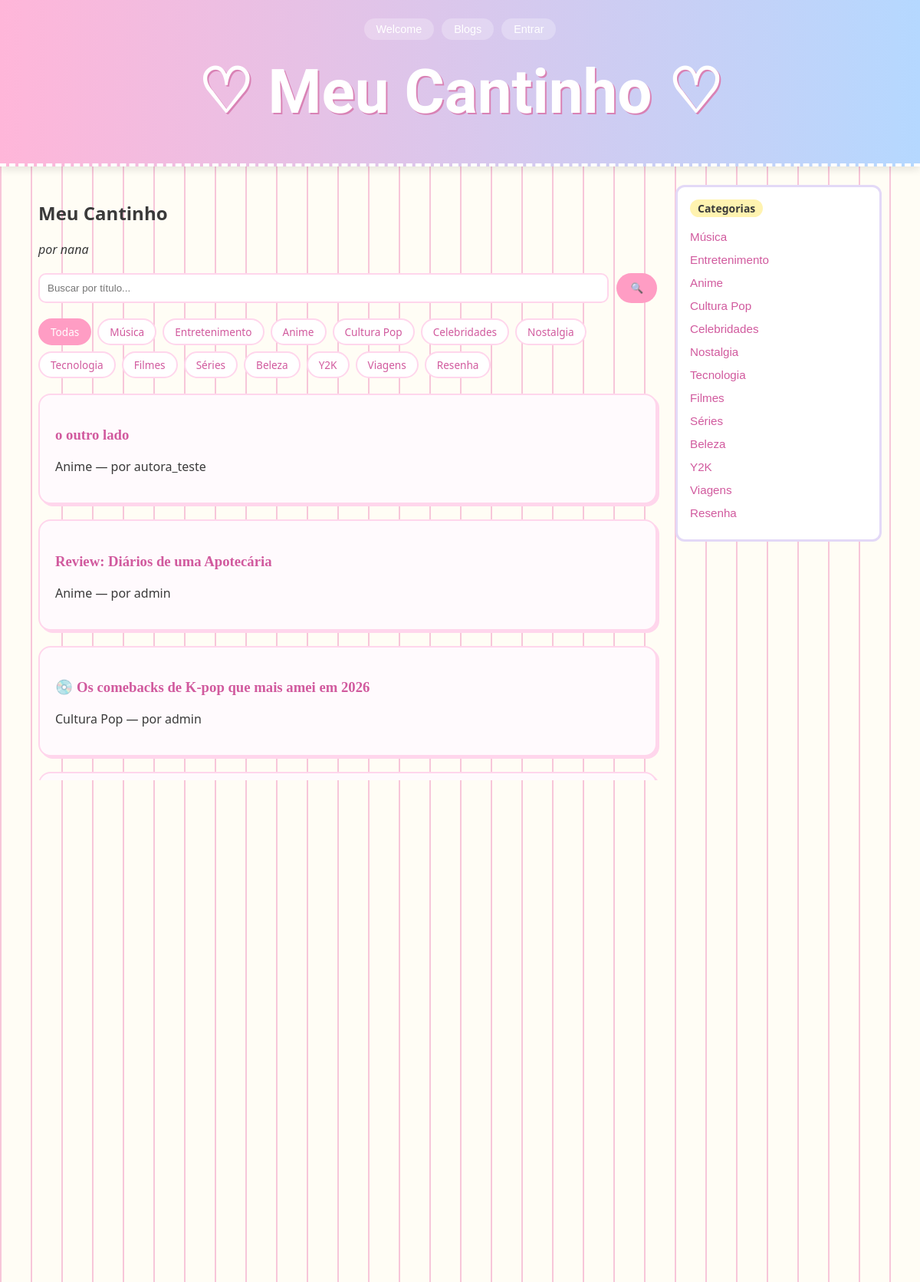
Page /blogs/meu-cantinho/ on the committed database.
### blog/models.py (models this page shows, shortened)
class Blog(models.Model):
    nome = models.CharField(max_length=100)
    slug = models.SlugField(max_length=120, unique=True, blank=True)
    descricao = models.TextField(blank=True)
    dono = models.ForeignKey(User, on_delete=models.CASCADE, related_name='blogs')
    criado_em = models.DateTimeField(auto_now_add=True)

class Categoria(models.Model):
    nome = models.CharField(max_length=100)
    slug = models.SlugField(max_length=120, unique=True, blank=True)

class Post(models.Model):
    class Status(models.TextChoices):
        RASCUNHO = 'RASCUNHO', 'Rascunho'
        EM_REVISAO = 'EM_REVISAO', 'Em revisão'
        PUBLICADO = 'PUBLICADO', 'Publicado'
        ARQUIVADO = 'ARQUIVADO', 'Arquivado'
    titulo = models.CharField(max_length=200)
    slug = models.SlugField(max_length=220, unique=True, blank=True)
    conteudo = models.TextField()
    imagem_capa = models.ImageField(upload_to='capas/', blank=True, null=True)
    autor = models.ForeignKey(User, on_delete=models.CASCADE, related_name='posts')
    blog = models.ForeignKey(Blog, on_delete=models.CASCADE, null=True, related_name='posts')
    categoria = models.ForeignKey(Categoria, on_delete=models.SET_NULL, null=True, related_name='posts')
    tags = models.ManyToManyField(Tag, blank=True, related_name='posts')
    status = models.CharField(max_length=20, choices=Status.choices, default=Status.RASCUNHO)
    criado_em = models.DateTimeField(auto_now_add=True)
    atualizado_em = models.DateTimeField(auto_now=True)

### blog/views.py (the view)
# urls.py: path('blogs/<slug:slug>/', views.detalhe_blog, name='detalhe_blog'),
def detalhe_blog(request, slug):
    blog = get_object_or_404(Blog, slug=slug)
    posts = Post.objects.filter(blog=blog, status=Post.Status.PUBLICADO).order_by('-criado_em')
    query = request.GET.get('q', '')
    categoria_id = request.GET.get('categoria', '')
    if query:
        posts = posts.filter(Q(titulo__icontains=query))
    if categoria_id:
        posts = posts.filter(categoria_id=categoria_id)
    return render(request, 'blog/detalhe_blog.html', {
        'blog': blog,
        'posts': posts,
        'query': query,
        'categoria_selecionada': categoria_id,
        'categorias': Categoria.objects.all(),
    })

### blog/context_processors.py (called while the page is built)
def sidebar_data(request):
    posts_recentes = Post.objects.filter(
        status=Post.Status.PUBLICADO
    ).order_by('-criado_em')[:5]
    posts_mais_comentados = Post.objects.filter(
        status=Post.Status.PUBLICADO
    ).annotate(
        num_comentarios=Count('comentarios')
    ).order_by('-num_comentarios')[:5]
    categorias = Categoria.objects.all()
    total_posts = Post.objects.filter(status=Post.Status.PUBLICADO).count()
    return {
        'sidebar_posts_recentes': posts_recentes,
        'sidebar_posts_comentados': posts_mais_comentados,
        'sidebar_categorias': categorias,
        'sidebar_total_posts': total_posts,
    }

### blog/templates/blog/detalhe_blog.html (shortened to what this page needs)
{% extends 'blog/base.html' %}
{% block content %}
    <h2>{{ blog.nome }}</h2>
    <p><em>por {{ blog.dono.username }}</em></p>
    <form method="get" class="busca-archive">
        <input type="text" name="q" value="{{ query }}" placeholder="Buscar por título...">
        <button type="submit">🔍</button>
    </form>
    <div class="filtro-categorias">
        <a href="{% url 'detalhe_blog' blog.slug %}{% if query %}?q={{ query }}{% endif %}" class="pill {% if not categoria_selecionada %}pill-ativo{% endif %}">Todas</a>
        {% for cat in categorias %}
            <a href="?categoria={{ cat.id }}{% if query %}&q={{ query }}{% endif %}" class="pill {% if categoria_selecionada == cat.id|stringformat:'s' %}pill-ativo{% endif %}">{{ cat.nome }}</a>
        {% endfor %}
    </div>
    {% for post in posts %}
        <article>
            <h3><a href="{% url 'detalhe_post' post.slug %}">{{ post.titulo }}</a></h3>
            <p>{{ post.categoria.nome }} — por {{ post.autor.username }}</p>
        </article>
    {% empty %}
        <p>Nenhum post encontrado neste blog.</p>
    {% endfor %}
{% endblock %}

### blog/templates/blog/base.html (shortened to what this page needs)
<!DOCTYPE html>
<html lang="pt-br">
<head>
    {% load static %}
    <link rel="stylesheet" href="{% static 'blog/style.css' %}">
</head>
<body>
    <header>
        <nav>
            {% if user.is_authenticated %}
                <span class="saudacao">Olá, {{ user.username }}</span>
                <a href="{% url 'welcome' %}">Welcome</a>
                <a href="{% url 'lista_blogs' %}">Blogs</a>
                <a href="{% url 'meus_posts' %}">Meus posts</a>
                <a href="{% url 'revisao' %}">Revisão</a>
                <a href="{% url 'dashboard' %}">Dashboard</a>
                <form method="post" action="{% url 'logout' %}" style="display:inline">
                    {% csrf_token %}
                    <button type="submit" class="btn-sair">Sair</button>
                </form>
            {% else %}
                <a href="{% url 'welcome' %}">Welcome</a>
                <a href="{% url 'lista_blogs' %}">Blogs</a>
                <a href="{% url 'login' %}">Entrar</a>
            {% endif %}
        </nav>
        <h1><a href="{% url 'lista_posts' %}">♡ Meu Cantinho ♡</a></h1>
    </header>
    <main class="layout">
        <div class="conteudo">
            {% block content %}{% endblock %}
        </div>
        <aside class="sidebar">
            <div class="widget">
                <h3>Categorias</h3>
                <ul>
                    {% for cat in sidebar_categorias %}
                        <li><a href="{% url 'posts_por_categoria' cat.id %}">{{ cat.nome }}</a></li>
                    {% endfor %}
                </ul>
            </div>

### blog/static/blog/style.css (style rules this page uses)
body { margin: 0; font-family: 'Quicksand', sans-serif; background: linear-gradient(180deg, #cdeffd 0%, #f9dfe8 50%, #e8d5f7 100%); background-attachment: fixed; color: #4a3b52; }
header { background: linear-gradient(90deg, #ffb6d9, #b5d8ff); padding: 24px; text-align: center; border-bottom: 4px dashed #ffffff; box-shadow: 0 4px 10px rgba(0,0,0,0.1); }
header h1 a { color: #ffffff; text-decoration: none; font-family: "Henny Penny", system-ui; font-size: 5rem; text-shadow: 2px 2px 0 #d982b5; }
main { max-width: 700px; margin: 30px auto; padding: 0 20px; }
article { background: #fffafd; border: 2px solid #ffd6ec; border-radius: 16px; padding: 20px; margin-bottom: 20px; box-shadow: 3px 3px 0 #ffd6ec; }
article h3 a, article h2 { color: #d15a9e; font-family: 'Comic Neue', cursive; }
article h3 a { text-decoration: none; }
form input, form textarea { width: 100%; box-sizing: border-box; padding: 10px; margin-bottom: 10px; border: 2px solid #ffd6ec; border-radius: 10px; font-family: 'Quicksand', sans-serif; }
button { background: #ff9dc4; color: white; border: none; padding: 10px 20px; border-radius: 20px; cursor: pointer; font-weight: bold; }
:root { --cor-fundo: #FFFDF5; --cor-rosa: #F7C6D9; --cor-amarelo: #FFF3B0; --cor-verde: #C9EFC9; --cor-lilas: #E3D9F7; --cor-texto: #3A3A3A; --borda-fofa: 12px; }
body { background-color: var(--cor-fundo); background-image: repeating-linear-gradient( 90deg, var(--cor-rosa) 0px, var(--cor-rosa) 2px, transparent 2px, transparent 40px ); color: var(--cor-texto); font-family: system-ui, sans-serif; margin: 0; }
header h1 { font-family: "Henny Penny", system-ui; }
.layout { display: grid; grid-template-columns: 3fr 1fr; gap: 24px; max-width: 1100px; margin: 0 auto; padding: 24px; }
.widget { background: #fff; border: 3px solid var(--cor-lilas); border-radius: var(--borda-fofa); padding: 16px; margin-bottom: 16px; }
.widget h3 { margin-top: 0; background: var(--cor-amarelo); display: inline-block; padding: 2px 10px; border-radius: 20px; font-size: 14px; }
nav { display: flex; justify-content: center; align-items: center; gap: 10px; flex-wrap: wrap; margin-bottom: 12px; }
nav a, nav .saudacao { font-family: 'Quicksand', sans-serif; font-size: 0.9rem; color: #ffffff; }
nav a { background: rgba(255, 255, 255, 0.25); padding: 6px 16px; border-radius: 20px; text-decoration: none; transition: background 0.2s ease; }
.widget ul { list-style: none; padding-left: 0; margin: 0; }
.widget li { margin-bottom: 8px; }
.widget a { font-family: 'Quicksand', sans-serif; color: #d15a9e; text-decoration: none; font-size: 0.95rem; }
.busca-archive { display: flex; gap: 10px; margin: 20px 0; }
.busca-archive input { flex: 1; margin-bottom: 0; }
.busca-archive button { border-radius: 20px; padding: 0 18px; }
.filtro-categorias { display: flex; flex-wrap: wrap; gap: 8px; margin-bottom: 20px; }
.pill { padding: 6px 14px; border-radius: 20px; border: 2px solid #ffd6ec; text-decoration: none; color: #d15a9e; font-size: 0.85rem; background: #fff; }
.pill-ativo { background: #ff9dc4; color: white; border-color: #ff9dc4; }

### rows in the picture
Blog: nome "Meu Cantinho", dono.username "nana"
Categoria: nome "Música"
Categoria: nome "Entretenimento"
Categoria: nome "Anime"
Categoria: nome "Cultura Pop"
Categoria: nome "Celebridades"
Categoria: nome "Nostalgia"
Categoria: nome "Tecnologia"
Categoria: nome "Filmes"
Categoria: nome "Séries"
Categoria: nome "Beleza"
Categoria: nome "Y2K"
Categoria: nome "Viagens"
Categoria: nome "Resenha"
Post: titulo "o outro lado", categoria.nome "Anime", autor.username "autora_teste"
Post: titulo "Review: Diários de uma Apotecária", categoria.nome "Anime", autor.username "admin"
Post: titulo "💿 Os comebacks de K-pop que mais amei em 2026", categoria.nome "Cultura Pop", autor.username "admin"
Post: titulo "Sakura Haruno: muito mais do que a garota do Time 7", categoria.nome "Anime", autor.username "admin"
Post: titulo "Gyaru: quando a moda virou uma forma de liberdade", categoria.nome "Y2K", autor.username "admin"
Post: titulo "Resenha \"Nana\"", categoria.nome "Anime", autor.username "admin"
Post: titulo "Minhas IT Girls: mulheres que eu simplesmente não consigo ignorar", categoria.nome "Cultura Pop", autor.username "admin"
